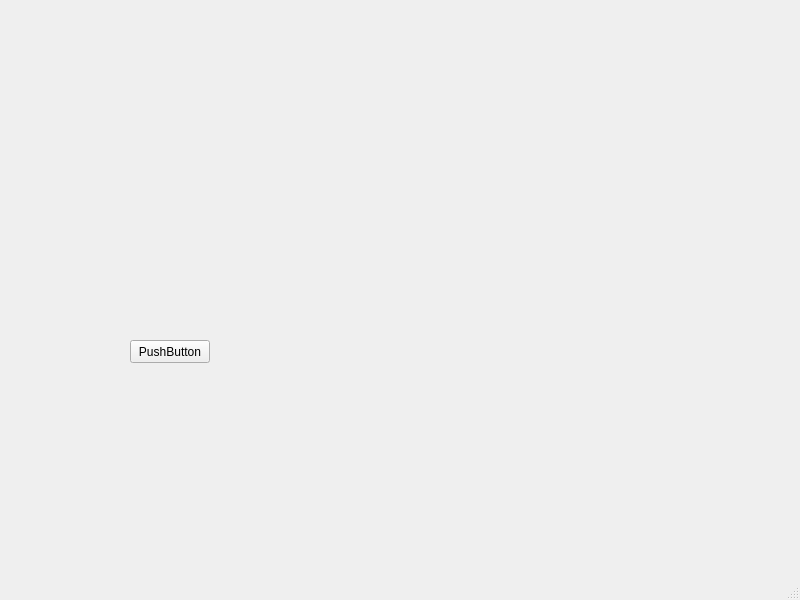
<?xml version="1.0" encoding="UTF-8"?>
<ui version="4.0">
 <class>MainWindow</class>
 <widget class="QMainWindow" name="MainWindow">
  <property name="geometry">
   <rect>
    <x>0</x>
    <y>0</y>
    <width>800</width>
    <height>600</height>
   </rect>
  </property>
  <property name="windowTitle">
   <string>MainWindow</string>
  </property>
  <widget class="QWidget" name="centralwidget">
   <widget class="MplWidget" name="mpl" native="true">
    <property name="geometry">
     <rect>
      <x>350</x>
      <y>120</y>
      <width>321</width>
      <height>251</height>
     </rect>
    </property>
   </widget>
   <widget class="QPushButton" name="pushButton_plotData">
    <property name="geometry">
     <rect>
      <x>130</x>
      <y>340</y>
      <width>80</width>
      <height>23</height>
     </rect>
    </property>
    <property name="text">
     <string>PushButton</string>
    </property>
   </widget>
  </widget>
  <widget class="QMenuBar" name="menubar">
   <property name="geometry">
    <rect>
     <x>0</x>
     <y>0</y>
     <width>800</width>
     <height>20</height>
    </rect>
   </property>
  </widget>
  <widget class="QStatusBar" name="statusbar"/>
 </widget>
 <customwidgets>
  <customwidget>
   <class>MplWidget</class>
   <extends>QWidget</extends>
   <header>mplwidget</header>
   <container>1</container>
  </customwidget>
 </customwidgets>
 <resources/>
 <connections/>
</ui>
